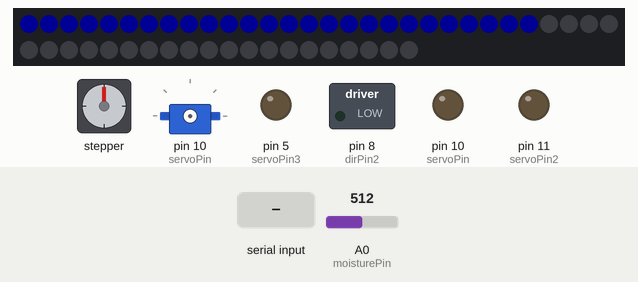
Simulated run of this sketch. Board: Arduino Uno, built with avr-gcc and run on an emulated ATmega328P. On the bench: stepper motor, 50 RGB LEDs in strip order, left to right, continuing on the next row, servo, switched loads named in the sketch (green lamp = pin HIGH), output pins drawn as LEDs (lit = HIGH). Wiring (inferred from the names in the program): stepper motor driver (200 steps per turn assumed): step pin 3; direction pin 2; enable pin 9. Inputs (shaded band) come from the test bench; at power-on: A0 (moisturePin) = 512. Dim RGB values are drawn brighter than linear; pins used as bus, display or sensor lines are not drawn.

Above: at 1.6 s.
1.7 s: "MOVE\n" received over Serial
At 3.6 s:
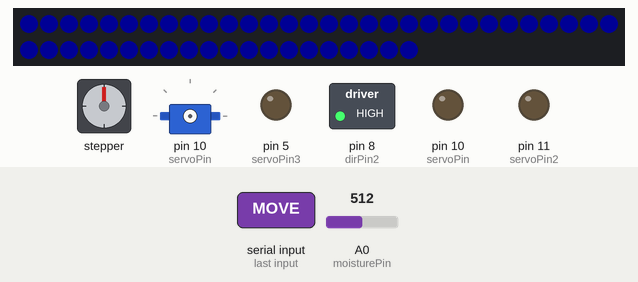
4.8 s: A0 (moisturePin) set to 177
6.5 s: A0 (moisturePin) set to 152
At 8.5 s:
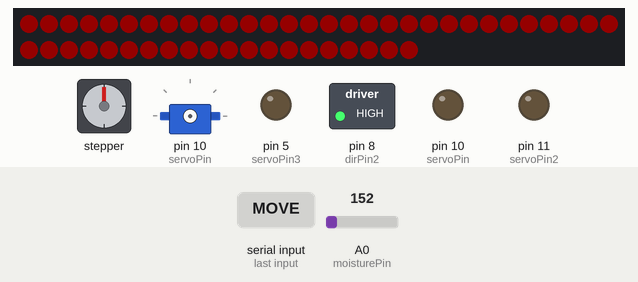
9.4 s: "SERVO1_CW\n" received over Serial
At 12.1 s:
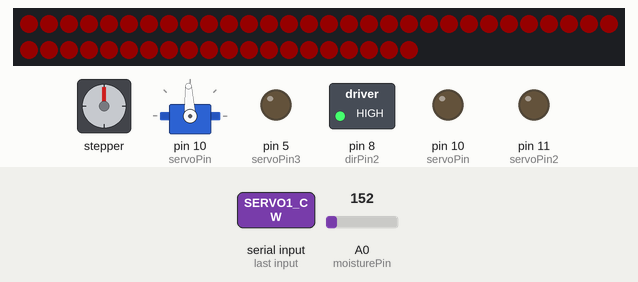
12.4 s: "SERVO1_CCW\n" received over Serial
At 13.3 s:
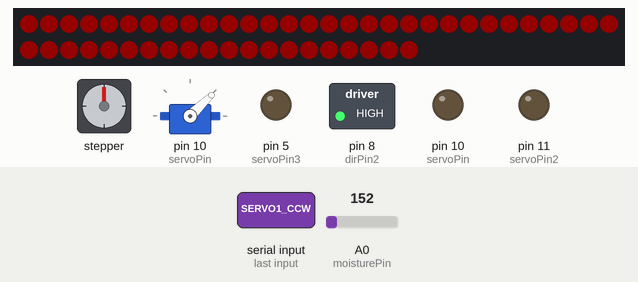
15.0 s: A0 (moisturePin) set to 306
At 15.97 s:
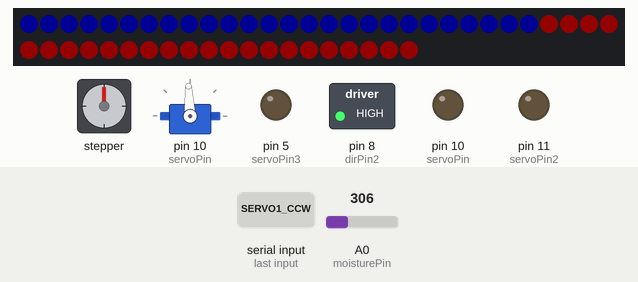
Timing chart, 0 to 18.0 s (numbered marks = the images above; inputs shaded):
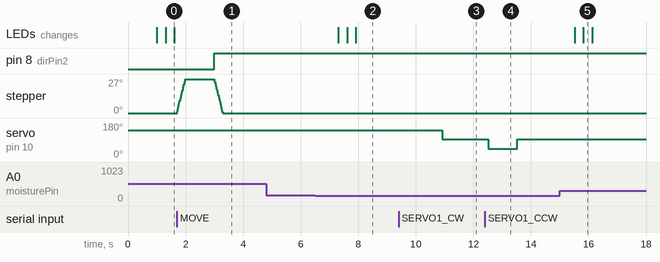

The sketch:

LATESTVERSION.ino
```cpp
#include <Servo.h>  // Include the Servo library
#include <Adafruit_NeoPixel.h>

#define LED_PIN 6

#define LED_COUNT 50

Adafruit_NeoPixel strip(LED_COUNT, LED_PIN, NEO_GRB + NEO_KHZ800);


const int moisturePin = A0;


// Define pin numbers
const int stepPin = 3;
const int dirPin = 2;
const int dirPin2 = 8;
const int enablePin = 9;
const int servoPin = 10;  // Define the pin connected to the servo signal line
const int servoPin2 = 11;  // Define the pin connected to the servo signal line
const int servoPin3 = 5;  // Define the pin connected to the servo signal line


// Variables to store received commands
String command = "";

Servo myThirdServo;  // New servo
Servo mySecondServo;  // New servo
Servo myServo;  // Create a servo object to control a servo

void setup() {
   pinMode(3, OUTPUT);
  digitalWrite(3, LOW);

  pinMode(5, OUTPUT);
  digitalWrite(5, LOW);

  pinMode(6, OUTPUT);
  digitalWrite(6, LOW);

  pinMode(9, OUTPUT);
  digitalWrite(9, LOW);

  pinMode(10, OUTPUT);
  digitalWrite(10, LOW);

  pinMode(11, OUTPUT);
  digitalWrite(11, LOW);


  strip.begin();            // INITIALIZE NeoPixel strip object (REQUIRED)
  strip.show();             // Turn OFF all pixels ASAP
  strip.setBrightness(20);  // Set BRIGHTNESS to about 1/5 (max = 255)
  // rainbow(10);
  // colorWipe(strip.Color(0, 0, 255), 10);  // Blue


  // Sets the pins as Outputs
  pinMode(stepPin, OUTPUT);
  pinMode(dirPin, OUTPUT);
  pinMode(dirPin2, OUTPUT);
  pinMode(enablePin, OUTPUT);

  // Initialize pins to known states
  digitalWrite(stepPin, LOW);
  digitalWrite(dirPin, LOW);
  digitalWrite(dirPin2, LOW);
  digitalWrite(enablePin, LOW);  // Enable the stepper driver


  // myServo.attach(servoPin);  // Attaches the servo on servoPin to the servo object

  // Start serial communication
  Serial.begin(9600);
}

void moveSteppers() {
  // Define the number of steps and delay
  int del = 10000;
  int step_num = 15;

  // Move in one direction
  digitalWrite(dirPin, HIGH);
  digitalWrite(dirPin2, LOW);

  for (int x = 0; x < step_num; x++) {
    digitalWrite(stepPin, HIGH);
    delayMicroseconds(del);
    digitalWrite(stepPin, LOW);
    delayMicroseconds(del);
  }
  delay(1000);  // One second delay

  // Change direction
  digitalWrite(dirPin, LOW);
  digitalWrite(dirPin2, HIGH);

  for (int x = 0; x < step_num; x++) {
    digitalWrite(stepPin, HIGH);
    delayMicroseconds(del);
    digitalWrite(stepPin, LOW);
    delayMicroseconds(del);
  }
}

void colorWipe(uint32_t color, int wait) {
  for (int i = 0; i < strip.numPixels(); i++) {  // For each pixel in strip...
    strip.setPixelColor(i, color);               //  Set pixel's color (in RAM)
    strip.show();                                //  Update strip to match
    delay(wait);                                 //  Pause for a moment
  }
}

int readMoisturePercentage(int moisturePin) {
  // Read the raw sensor value
  int sensorValue = analogRead(moisturePin);

  // Convert the sensor value to a percentage
  // Assuming the sensor has a range from 0 to 1023
  int moisturePercentage = map(sensorValue, 0, 1023, 0, 100);

  return moisturePercentage;
}

// Function to control the servo with direction
void spinServo(bool clockwise) {
  myServo.attach(servoPin);  // Re-attach the servo to control it

  if (clockwise) {
    myServo.writeMicroseconds(1500 + 500);  // Clockwise at low speed
  } else {
    myServo.writeMicroseconds(1500 - 500);  // Counterclockwise at low speed
  }
  delay(1000);                      // Spin for 3 seconds
  myServo.writeMicroseconds(1500);  // Stop the servo

  myServo.detach();  // Detach the servo to save power
}

// Function to control the servo with direction
void spinServo2(bool clockwise) {
  myServo.attach(servoPin2);  // Re-attach the servo to control it

  if (clockwise) {
    myServo.writeMicroseconds(1500 + 500);  // Clockwise at low speed
  } else {
    myServo.writeMicroseconds(1500 - 500);  // Counterclockwise at low speed
  }
  delay(500);                      // Spin for 3 seconds
  myServo.writeMicroseconds(1500);  // Stop the servo

  myServo.detach();  // Detach the servo to save power
}

// Function to control the servo with direction
void spinServo3(bool clockwise) {
  myServo.attach(servoPin3);  // Re-attach the servo to control it

  if (clockwise) {
    myServo.writeMicroseconds(1500 + 500);  // Clockwise at low speed
  } else {
    myServo.writeMicroseconds(1500 - 500);  // Counterclockwise at low speed
  }
  delay(1500);                      // Spin for 3 seconds
  myServo.writeMicroseconds(1500);  // Stop the servo

  myServo.detach();  // Detach the servo to save power
}

// Rainbow cycle along whole strip. Pass delay time (in ms) between frames.
void rainbow(int wait) {
  // Hue of first pixel runs 5 complete loops through the color wheel.
  // Color wheel has a range of 65536 but it's OK if we roll over, so
  // just count from 0 to 5*65536. Adding 256 to firstPixelHue each time
  // means we'll make 5*65536/256 = 1280 passes through this loop:
  for (long firstPixelHue = 0; firstPixelHue < 5 * 65536; firstPixelHue += 256) {
    // strip.rainbow() can take a single argument (first pixel hue) or
    // optionally a few extras: number of rainbow repetitions (default 1),
    // saturation and value (brightness) (both 0-255, similar to the
    // ColorHSV() function, default 255), and a true/false flag for whether
    // to apply gamma correction to provide 'truer' colors (default true).
    strip.rainbow(firstPixelHue);
    // Above line is equivalent to:
    // strip.rainbow(firstPixelHue, 1, 255, 255, true);
    strip.show();  // Update strip with new contents
    delay(wait);   // Pause for a moment
  }
}

void loop() {
  static String command = ""; // Use a static String to accumulate command characters
  static unsigned long lastMoistureCheck = 0; // Timestamp of the last moisture check
  const unsigned long moistureCheckInterval = 1000; // Check moisture every 10 seconds (10000 milliseconds)

  // Process serial commands
  while (Serial.available() > 0) {
    char incomingByte = Serial.read();

    // Check for a command terminator, such as a newline or carriage return
    if (incomingByte == '\n' || incomingByte == '\r') {
      // Check the accumulated command string and execute the corresponding function
      if (command == "MOVE") {
        moveSteppers();
      } else if (command == "SERVO1_CW") {
        spinServo(true); // Spin servo 1 clockwise
      } else if (command == "SERVO1_CCW") {
        spinServo(false); // Spin servo 1 counterclockwise
      } else if (command == "SERVO2_CW") {
        spinServo2(true); // Spin servo 2 clockwise
      } else if (command == "SERVO2_CCW") {
        spinServo2(false); // Spin servo 2 counterclockwise
      } else if (command == "SERVO3_CW") {
        spinServo3(true); // Spin servo 2 clockwise
      } else if (command == "SERVO3_CCW") {
        spinServo3(false); // Spin servo 2 counterclockwise
      }

      // Clear the command string after processing
      command = "";
    } else {
      // Append the incoming byte to the command string if it's not a terminator
      command += incomingByte;
    }
  }

  // Check moisture at intervals instead of every loop iteration
  unsigned long currentMillis = millis();
  if (currentMillis - lastMoistureCheck >= moistureCheckInterval) {
    lastMoistureCheck = currentMillis; // Update the last check timestamp
    int moisturePercentage = readMoisturePercentage(moisturePin);
    // Serial.print(moisturePercentage);

    // Update the LED strip based on the moisture level
    if (moisturePercentage > 15) {
      colorWipe(strip.Color(0, 0, 255), 10);  // Blue for high moisture
    } else {
      colorWipe(strip.Color(255, 0, 0), 10);  // Red for low moisture
    }
  }
}
```

Measured:
- the behaviour switches between 164 and 163 on A0 (moisturePin) (found by bisection; images 1 and 2)
- after the input at 1.7 s, pin 8 (dirPin2): LOW → HIGH after 1.3 s; stepper: turns 27° clockwise in 0.28 s, then 27° counter-clockwise in 0.28 s
- after the input at 4.8 s, every drawn part: stays the same
- after the input at 6.5 s, the LEDs: first change after 0.81 s (image 2 shows a later state)
- after the input at 9.4 s, servo on pin 10 (servoPin): 141° → 93° after 1.5 s
- after the input at 12.4 s, servo on pin 10 (servoPin): 93° → 44° after 0.12 s, → 93° 1.0 s later
- after the input at 15.0 s, the LEDs: first change after 0.52 s (image 5 shows a later state)
